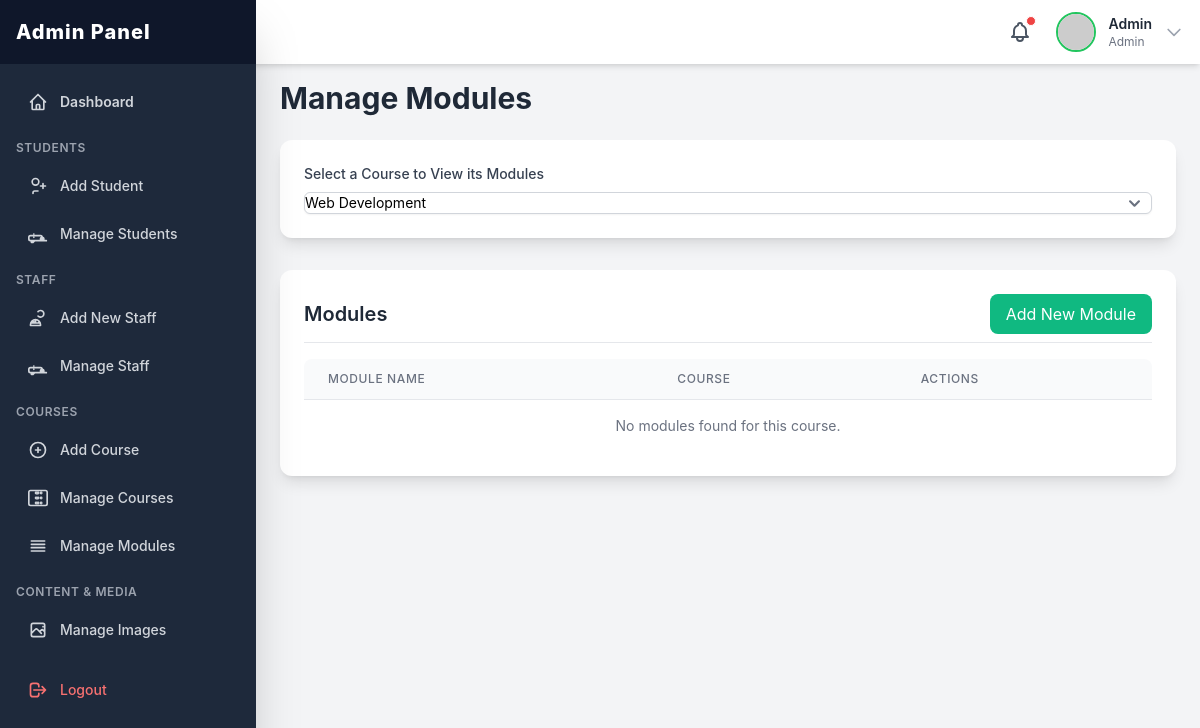
Before: /admin/pages/manage_modules.php?course_id=3 (signed in) with the older database file.
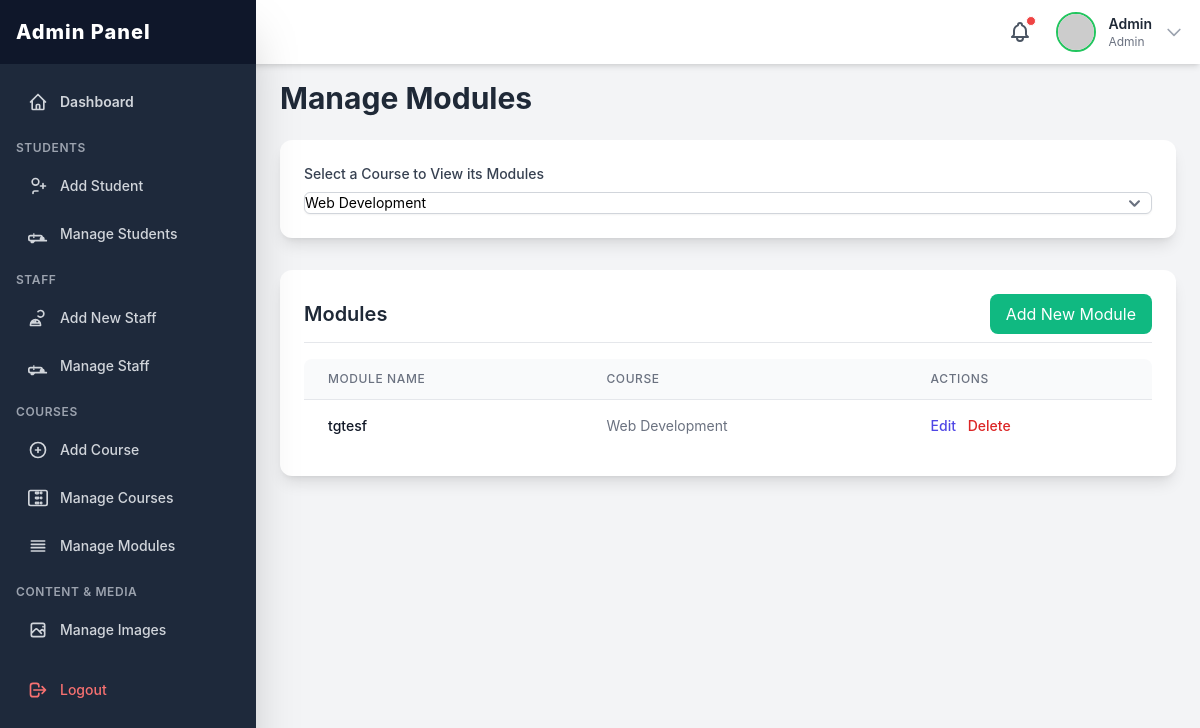
After: the same page with the newer database file.
### tables this page shows
CREATE TABLE `modules` (
  `id` int(11) NOT NULL,
  `course_id` int(11) NOT NULL,
  `module_name` varchar(150) NOT NULL,
  `module_description` text DEFAULT NULL,
  `order_no` int(11) DEFAULT NULL,
  `created_at` datetime DEFAULT current_timestamp(),
  `updated_at` datetime DEFAULT current_timestamp() ON UPDATE current_timestamp()
);

CREATE TABLE `course` (
  `id` int(11) NOT NULL,
  `course_no` varchar(12) NOT NULL,
  `course_name` varchar(100) NOT NULL,
  `nvq_level` int(11) NOT NULL,
  `course_type` enum('Full-time','Part-time','Online','Hybrid') NOT NULL,
  `qualifications` varchar(255) NOT NULL,
  `course_duration` int(11) NOT NULL,
  `course_fee` varchar(20) NOT NULL,
  `course_description` text NOT NULL,
  `course_image` varchar(255) DEFAULT NULL,
  `status` enum('active','inactive') NOT NULL DEFAULT 'active'
);

### admin/pages/manage_modules.php (the view, shortened to what the changed rows need)
<?php
include_once('../include/header.php');
include('../../include/connection.php');
$selected_course_id = $_GET['course_id'] ?? null;
$query = "SELECT m.*, c.course_name
          FROM modules m
          LEFT JOIN course c ON m.course_id = c.id";
if ($selected_course_id) {
    $sanitized_course_id = intval($selected_course_id);
    $query .= " WHERE m.course_id = $sanitized_course_id";
} else {
    $query .= " WHERE 1 = 0";
}
$modules = mysqli_query($con, $query);
?>
<!DOCTYPE html>
<html lang="en">
<head>
    <script src="https://cdn.tailwindcss.com"></script>
</head>
<body class="bg-gray-100 p-6 sm:p-8">
    <div class="max-w-7xl mx-auto">
        <h2 class="text-3xl font-bold text-gray-800 mb-6">Manage Modules</h2>
        <div class="bg-white p-6 rounded-xl shadow-lg mt-8">
            <div class="overflow-x-auto">
                <table class="min-w-full divide-y divide-gray-200">
                    <thead class="bg-gray-50">
                        <tr>
                            <th scope="col" class="px-6 py-3 text-left text-xs font-medium text-gray-500 uppercase tracking-wider rounded-tl-lg">
                                Module Name
                            </th>
                            <th scope="col" class="px-6 py-3 text-left text-xs font-medium text-gray-500 uppercase tracking-wider">
                                Course
                            </th>
                            <th scope="col" class="px-6 py-3 text-left text-xs font-medium text-gray-500 uppercase tracking-wider rounded-tr-lg">
                                Actions
                            </th>
                        </tr>
                    </thead>
                    <tbody class="bg-white divide-y divide-gray-200">
                        <?php
                        if (!$selected_course_id) {
                        ?>
                            <tr>
                                <td colspan="3" class="px-6 py-4 whitespace-nowrap text-sm text-gray-500 text-center">
                                    Please select a course from the dropdown above to see its modules.
                                </td>
                            </tr>
                        <?php
                        } elseif ($modules && mysqli_num_rows($modules) > 0) {
                            while ($row = mysqli_fetch_assoc($modules)) {
                        ?>
                                <tr>
                                    <td class="px-6 py-4 whitespace-nowrap text-sm font-medium text-gray-900">
                                        <?php echo htmlspecialchars($row['module_name']); ?>
                                    </td>
                                    <td class="px-6 py-4 whitespace-nowrap text-sm text-gray-500">
                                        <?php echo htmlspecialchars($row['course_name'] ?? 'N/A'); ?>
                                    </td>
                                    <td class="px-6 py-4 whitespace-nowrap text-sm font-medium space-x-2">
                                        <button type="button" class="text-indigo-600 hover:text-indigo-900 transition duration-150 edit-btn"
                                            data-id="<?php echo $row['id']; ?>"
                                            data-name="<?php echo htmlspecialchars($row['module_name']); ?>"
                                            data-course-id="<?php echo htmlspecialchars($row['course_id']); ?>">
                                            Edit
                                        </button>
                                        <button type="button" class="text-red-600 hover:text-red-900 transition duration-150 delete-btn"
                                            data-id="<?php echo $row['id']; ?>"
                                            data-name="<?php echo htmlspecialchars($row['module_name']); ?>">
                                            Delete
                                        </button>
                                    </td>
                                </tr>
                            <?php
                            }
                        } else {
                            ?>
                            <tr>
                                <td colspan="3" class="px-6 py-4 whitespace-nowrap text-sm text-gray-500 text-center">
                                    No modules found for this course.
                                </td>
                            </tr>
                        <?php
                        }
                        ?>
                    </tbody>
                </table>
            </div>
        </div>
    </div>
</body>
</html>

Changed rows visible on the page:
added modules: module_name "tgtesf", course.course_name "Web Development"
Other visible differences:
text no longer shown: "No modules found for this course."
